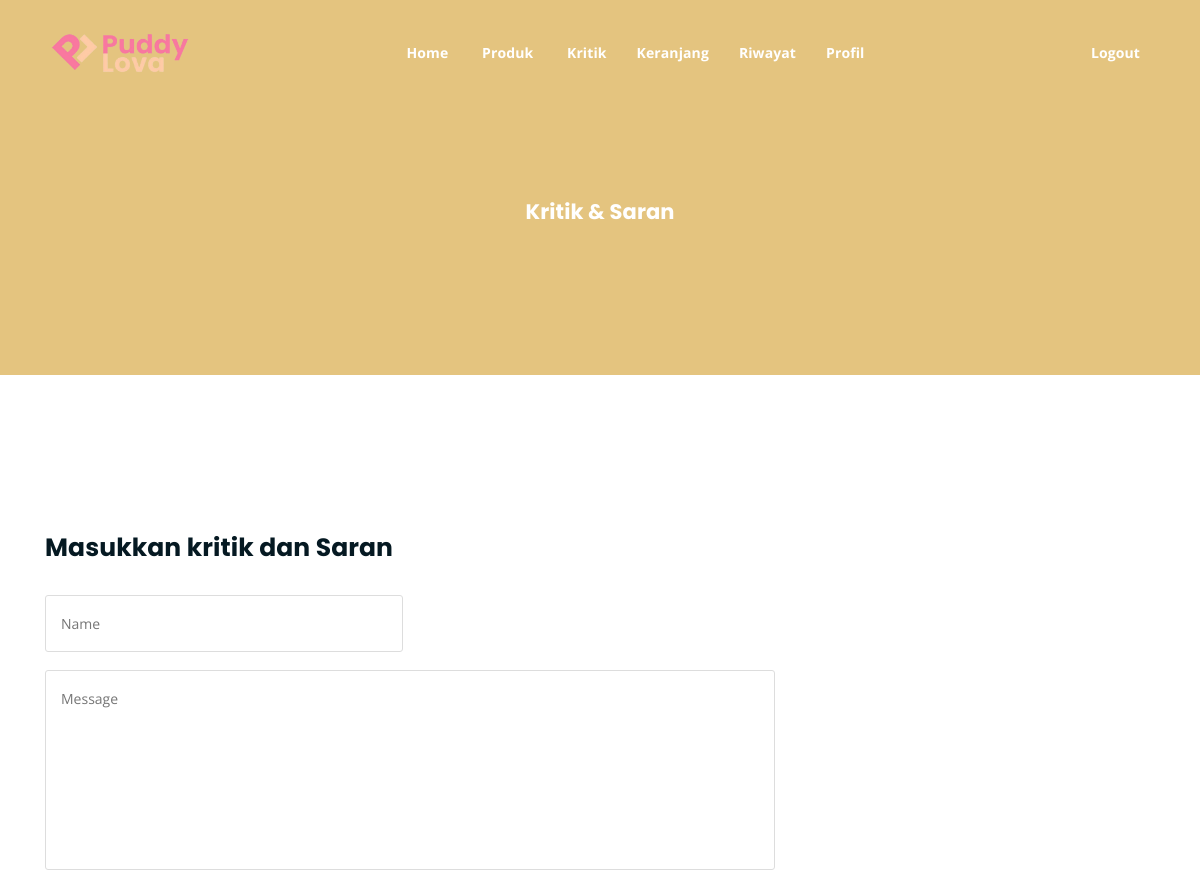
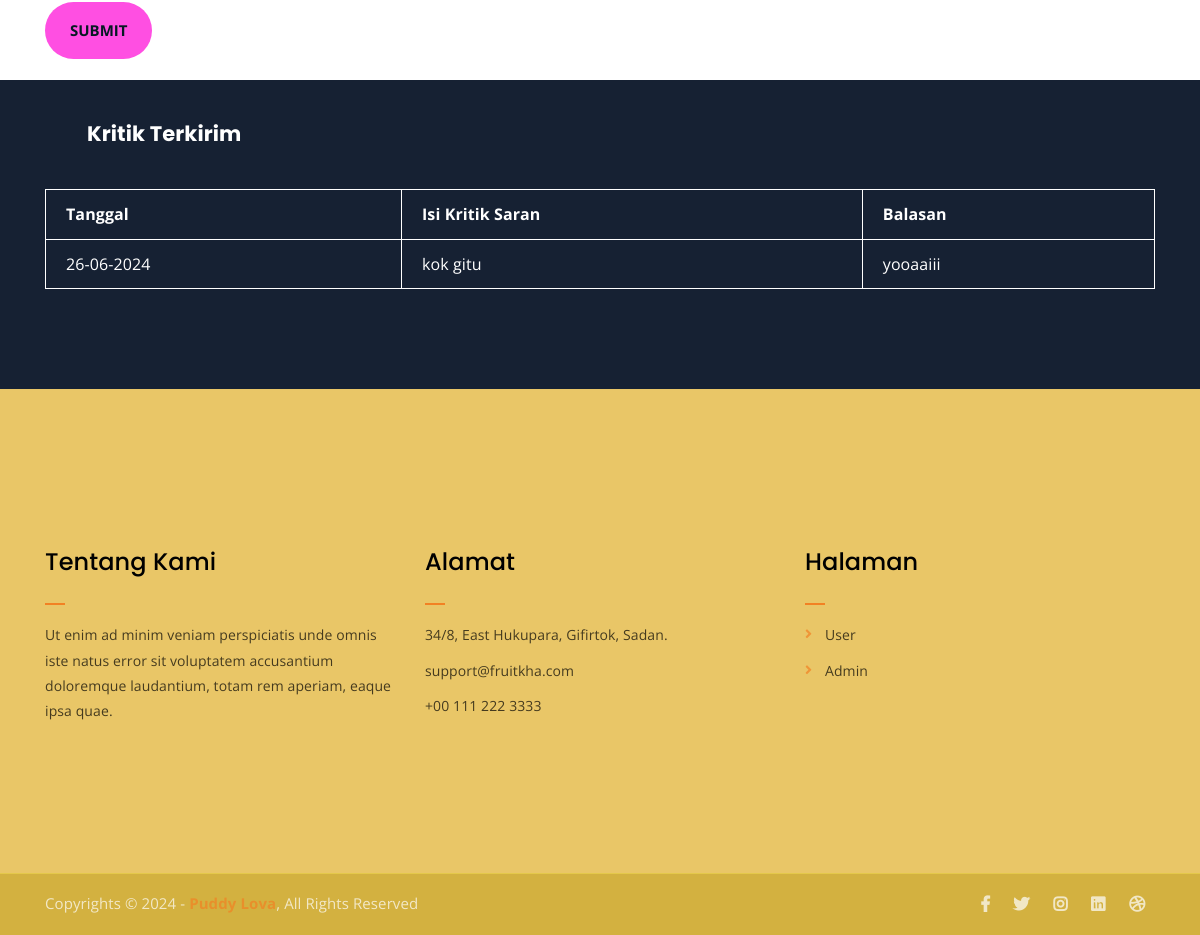
Screenshot of /kritik.php (signed in) with the database file from the repository (2 pictures, top to bottom).
### tables this page shows
CREATE TABLE `kritik_saran` (
  `id_kritik_saran` int(11) NOT NULL,
  `id_user` int(11) NOT NULL,
  `nama` varchar(111) NOT NULL,
  `tanggal` varchar(55) NOT NULL,
  `isi_kritik_saran` varchar(1000) NOT NULL,
  `balasan` varchar(1111) NOT NULL
);

### kritik.php (the view, shortened to what this page needs)
<?php
include("./app/database/db.php");
?>
<!DOCTYPE html>
<html lang="en">
<head>
	<link rel="stylesheet" href="assets/css/all.min.css">
	<link rel="stylesheet" href="assets/bootstrap/css/bootstrap.min.css">
	<link rel="stylesheet" href="assets/css/owl.carousel.css">
	<link rel="stylesheet" href="assets/css/magnific-popup.css">
	<link rel="stylesheet" href="assets/css/animate.css">
	<link rel="stylesheet" href="assets/css/meanmenu.min.css">
	<link rel="stylesheet" href="assets/css/main.css">
	<link rel="stylesheet" href="assets/css/responsive.css">
</head>
<body>
	<?php include('./include/nav.php') ?>
	<div class="breadcrumb-section breadcrumb-bg">
		<div class="container">
			<div class="row">
				<div class="col-lg-8 offset-lg-2 text-center">
					<div class="breadcrumb-text">
						<h4 style="color: white;">Kritik & Saran</h4>
					</div>
				</div>
			</div>
		</div>
	</div>
	<div class="contact-from-section mt-150 mb-4">
		<div class="container">
			<div class="row">
				<div class="col-lg-8 mb-5 mb-lg-0">
					<div class="form-title">
						<h2>Masukkan kritik dan Saran</h2>
					</div>
					<div class="contact-form">
						<form method="POST">
							<p>
								<input type="text" placeholder="Name" name="nama">
							</p>
							<p><textarea name="isi" cols="30" rows="10" placeholder="Message"></textarea></p>
							<input style="background-color: #ff4fe2;" type="submit" name="kirim" value="Submit">
						</form>
					</div>
				</div>
			</div>
		</div>
	</div>
	<div class="find-location blue-bg">
		<div class="container">
			<div class="row">
				<div class="col-lg-12">
					<h4 style="color: white;" class="m-5">Kritik Terkirim</h4>
					<table id="datatablesSimple">
                <thead>
                  <tr style="font-size: 16px;">
                    <th>Tanggal</th>
                    <th>Isi Kritik Saran</th>
					<th>Balasan</th>
                  </tr>
                </thead>
                <tbody>
                  <?php
					$id_user = $_SESSION['user']['id_user'];
                    $get_paket = mysqli_query($conn, "SELECT * FROM kritik_saran WHERE id_user = '$id_user'");
                    while ($p = mysqli_fetch_array($get_paket)) {
                  ?>
                    <tr style="font-size: 16px;" id="klik-tabel">
                      <td><?php echo $p['tanggal']; ?></td>
                      <td><?php echo $p['isi_kritik_saran']; ?></td>
					  <td><?php echo $p['balasan']; ?></td>
                    </tr>
                  <?php } ?>
                </tbody>
              </table>
				</div>
			</div>
		</div>
	</div>
	<?php include('./include/footer.php') ?>
</body>
</html>

### assets/css/main.css (style rules this page uses)
html { font-size: 14px; font-weight: 400; line-height: 28px; height: 100%; }
body { font-family: "Open Sans", sans-serif; font-weight: 400; font-size: 1rem; letter-spacing: 0.1px; line-height: 1.8; color: #051922; overflow-x: hidden; }
h1, .h1, h2, .h2, h3, .h3, h4, .h4, h5, .h5, h6, .h6 { font-family: "Poppins", sans-serif; font-weight: 700; margin: 0 0 1.25rem 0; color: #051922; }
h1:last-child, .h1:last-child, h2:last-child, .h2:last-child, h3:last-child, .h3:last-child, h4:last-child, .h4:last-child, h5:last-child, .h5:last-child, h6:last-child, .h6:last-child { margin: 0; }
h2, .h2 { font-size: 3rem; font-weight: 700; line-height: 3.25rem; }
h4, .h4 { font-size: 1.5rem; font-weight: 700; line-height: 1.75rem; }
p { font-family: "Open Sans", sans-serif; font-weight: 400; font-size: 1rem; letter-spacing: 0.1px; line-height: 1.8; color: #051922; margin: 0 0 1.25rem 0; }
.mt-150 { margin-top: 150px; }
.blue-bg { background-color: #162133; }
.breadcrumb-bg { background-image: url(../img/breadcrumb-bg.jpg); }
.breadcrumb-section { padding: 150px 0; background-size: cover; background-position: center center; position: relative; z-index: 1; background-attachment: fixed; padding-top: 200px; }
.breadcrumb-section:after { position: absolute; left: 0; top: 0; width: 100%; height: 100%; content: ""; background-color: #e0b862; z-index: -1; opacity: 0.8; }
input[type="submit"] { -webkit-transition: 0.3s; -o-transition: 0.3s; transition: 0.3s; border-radius: 50px !important; }
html, body { height: 100%; }
input[type="submit"] { background-color: #f28123; color: #051922; font-weight: 700; text-transform: uppercase; font-size: 15px; border: none !important; cursor: pointer; padding: 15px 25px; border-radius: 3px; }
.form-title { margin-bottom: 25px; }
.form-title h2 { font-size: 25px; }
.contact-form form p input[type="text"], .contact-form form p input[type="tel"], .contact-form form p input[type="email"] { width: 49%; padding: 15px; border: 1px solid #ddd; border-radius: 3px; }
.contact-form form p textarea { border: 1px solid #ddd; padding: 15px; height: 200px; border-radius: 3px; width: 100%; resize: none; }
thead { border-bottom: 1px solid #eee; }

### kritik.php (style rules this page uses)
table, tr, th, td { color: white; border: 1px solid white; text-indent: 10px; padding: 10px; }
table { width: 100%; margin-bottom: 100px; }

### rows the page displays
kritik_saran: tanggal "26-06-2024", isi_kritik_saran "kok gitu", balasan "yooaaiii"
